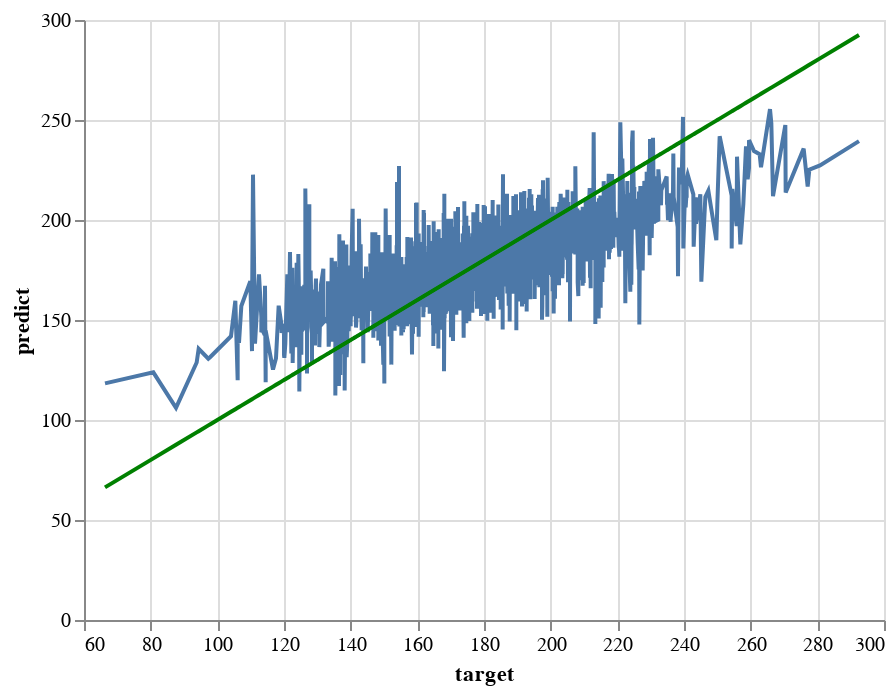

The cell this chart's notebook holds for it:
### Code cell
# Displaying the line graph of the comparison between the predicted values and actual values of the training set.
perfect_train = alt.Chart(pd.DataFrame({'target': y_train, 'predict': y_train})).mark_line(color='green').encode(
    x='target',
    y='predict'
)

predicted_train = alt.Chart(pd.DataFrame({'target': y_train, 'predict': y_train_predict})).mark_line().encode(
    x='target',
    y='predict'
  )

predicted_train + perfect_train

### Figure 1 — Vega-Lite specification as saved in the notebook (floating-point values rounded to 4 significant figures; data arrays with more than 128 entries replaced by an {"elided": "..."} marker saying what was removed)
{"config": {"view": {"continuousWidth": 400, "continuousHeight": 300}}, "layer": [{"data": {"name": "data-6656f24840b11bb85acc099848842145"}, "mark": "line", "encoding": {"x": {"field": "target", "type": "quantitative"}, "y": {"field": "predict", "type": "quantitative"}}}, {"data": {"name": "data-3e90776eba3a9efdee8cf80f9b68ce86"}, "mark": {"type": "line", "color": "green"}, "encoding": {"x": {"field": "target", "type": "quantitative"}, "y": {"field": "predict", "type": "quantitative"}}}], "$schema": "https://vega.github.io/schema/vega-lite/v4.17.0.json", "datasets": {"data-6656f24840b11bb85acc099848842145": {"elided": "2194 records"}, "data-3e90776eba3a9efdee8cf80f9b68ce86": {"elided": "2194 records"}}}
